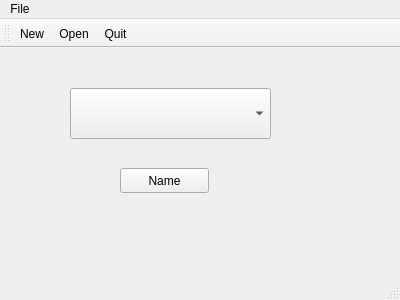
<?xml version="1.0" encoding="UTF-8"?>
<ui version="4.0">
 <class>MainWindow</class>
 <widget class="QMainWindow" name="MainWindow">
  <property name="geometry">
   <rect>
    <x>0</x>
    <y>0</y>
    <width>400</width>
    <height>300</height>
   </rect>
  </property>
  <property name="windowTitle">
   <string>MainWindow</string>
  </property>
  <widget class="QWidget" name="centralWidget">
   <widget class="QComboBox" name="comboBox">
    <property name="geometry">
     <rect>
      <x>70</x>
      <y>40</y>
      <width>201</width>
      <height>51</height>
     </rect>
    </property>
   </widget>
   <widget class="QPushButton" name="pushButton">
    <property name="geometry">
     <rect>
      <x>120</x>
      <y>120</y>
      <width>89</width>
      <height>25</height>
     </rect>
    </property>
    <property name="text">
     <string>Name</string>
    </property>
   </widget>
  </widget>
  <widget class="QMenuBar" name="menuBar">
   <property name="geometry">
    <rect>
     <x>0</x>
     <y>0</y>
     <width>400</width>
     <height>22</height>
    </rect>
   </property>
   <widget class="QMenu" name="menuFile">
    <property name="title">
     <string>File</string>
    </property>
    <addaction name="actionNew"/>
    <addaction name="actionOpen"/>
    <addaction name="actionQuit"/>
   </widget>
   <addaction name="menuFile"/>
  </widget>
  <widget class="QToolBar" name="mainToolBar">
   <attribute name="toolBarArea">
    <enum>TopToolBarArea</enum>
   </attribute>
   <attribute name="toolBarBreak">
    <bool>false</bool>
   </attribute>
   <addaction name="actionNew"/>
   <addaction name="actionOpen"/>
   <addaction name="actionQuit"/>
  </widget>
  <widget class="QStatusBar" name="statusBar"/>
  <action name="actionNew">
   <property name="icon">
    <iconset resource="resource.qrc">
     <normaloff>:/rec/Image/add-subjoin-document-instrument-file-single-new-white-paper-icon-11563140202m0t37pj3rs.png</normaloff>:/rec/Image/add-subjoin-document-instrument-file-single-new-white-paper-icon-11563140202m0t37pj3rs.png</iconset>
   </property>
   <property name="text">
    <string>New</string>
   </property>
  </action>
  <action name="actionOpen">
   <property name="icon">
    <iconset resource="resource.qrc">
     <normaloff>:/rec/Image/open-file-icon-2.png</normaloff>:/rec/Image/open-file-icon-2.png</iconset>
   </property>
   <property name="text">
    <string>Open</string>
   </property>
  </action>
  <action name="actionQuit">
   <property name="icon">
    <iconset resource="resource.qrc">
     <normaloff>:/rec/Image/png-transparent-computer-icons-exit-icon-miscellaneous-angle-text.png</normaloff>:/rec/Image/png-transparent-computer-icons-exit-icon-miscellaneous-angle-text.png</iconset>
   </property>
   <property name="text">
    <string>Quit</string>
   </property>
  </action>
 </widget>
 <layoutdefault spacing="6" margin="11"/>
 <resources>
  <include location="resource.qrc"/>
 </resources>
 <connections/>
</ui>
